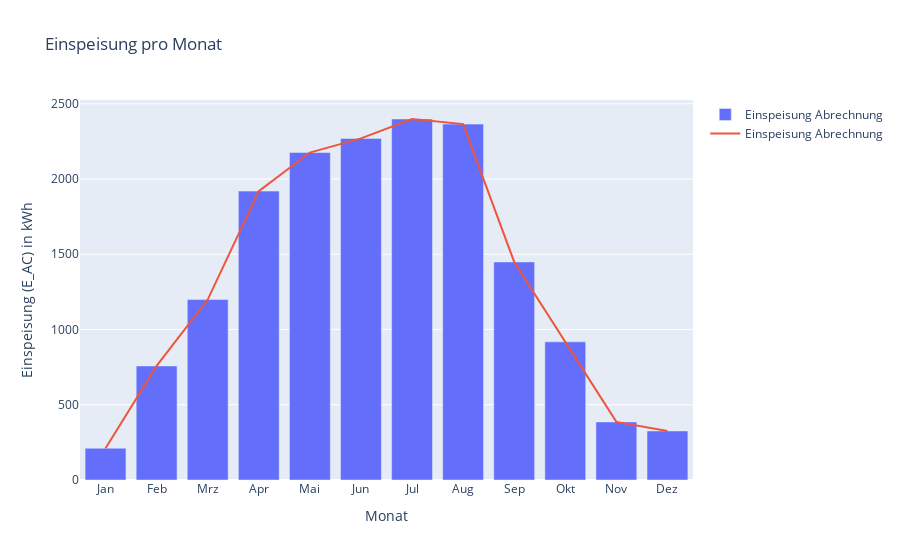

Notebook source saved alongside this figure:
### Markdown cell above
## Interactive Plot with Metadata

### Code cell
# Interactive bar plot
sns.set_style('ticks')
trace_line = go.Scatter(x=df_feedin_billing.index.tolist(), 
                        y=df_feedin_billing['Einspeisung in kWh'].tolist(), 
                        name='Einspeisung Abrechnung', line=dict(), mode='lines')
trace_bar = go.Bar(x=df_feedin_billing.index.tolist(), 
                   y=df_feedin_billing['Einspeisung in kWh'].tolist(), 
                   name='Einspeisung Abrechnung', marker=dict())
layout = go.Layout(
    title='Einspeisung pro Monat',
    yaxis=dict(title=''.join(info_dict['Y-Axis'])),
    xaxis=dict(title=''.join(info_dict['X-Axis']))
)
ifig_feedin = go.Figure(data=[trace_bar, trace_line], layout=layout)
pltly.iplot(ifig_feedin)

### Figure 1 — Plotly figure (JSON) as saved in the notebook; plotly's stock layout.template omitted (floating-point values rounded to 4 significant figures)
{"data": [{"name": "Einspeisung Abrechnung", "type": "bar", "x": ["Jan", "Feb", "Mrz", "Apr", "Mai", "Jun", "Jul", "Aug", "Sep", "Okt", "Nov", "Dez"], "y": [211, 758, 1199, 1920, 2176, 2270, 2399, 2365, 1449, 918, 386, 326]}, {"mode": "lines", "name": "Einspeisung Abrechnung", "type": "scatter", "x": ["Jan", "Feb", "Mrz", "Apr", "Mai", "Jun", "Jul", "Aug", "Sep", "Okt", "Nov", "Dez"], "y": [211, 758, 1199, 1920, 2176, 2270, 2399, 2365, 1449, 918, 386, 326]}], "layout": {"title": {"text": "Einspeisung pro Monat"}, "xaxis": {"title": {"text": "Monat"}}, "yaxis": {"title": {"text": "Einspeisung (E_AC) in kWh"}}}}
